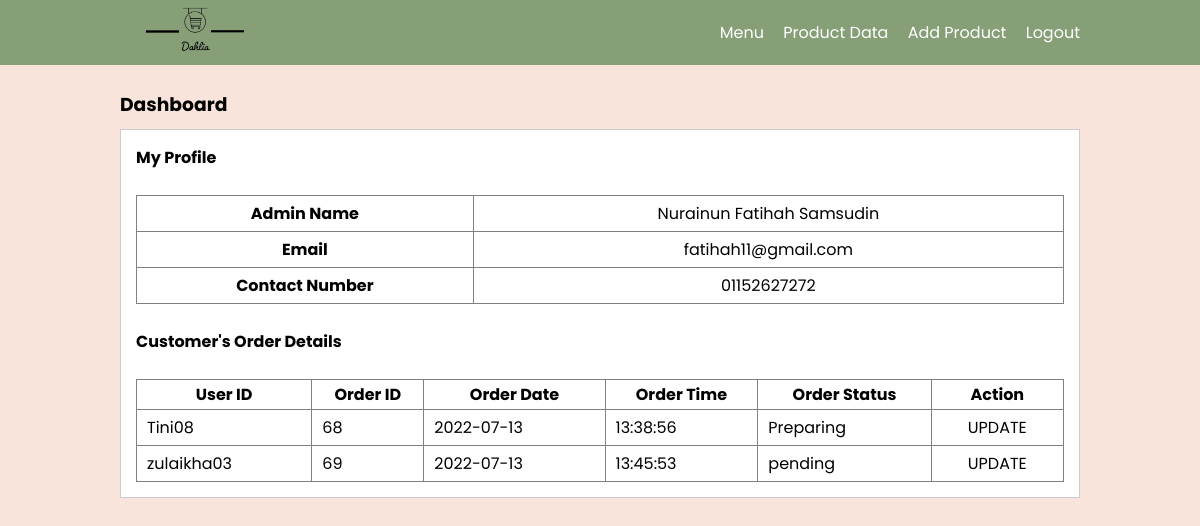
The page /menuAdmin.php on the database its author committed.
### tables this page shows
CREATE TABLE `cust_order` (
  `OrderID` int(15) NOT NULL,
  `UserID` varchar(15) NOT NULL,
  `OrderDate` date NOT NULL DEFAULT current_timestamp(),
  `OrderTime` time NOT NULL DEFAULT current_timestamp(),
  `OrderStatus` varchar(10) NOT NULL
);

### menuAdmin.php (the view, shortened to what this page needs)
<!DOCTYPE html>
<html>
<head>
  <link rel="stylesheet" type="text/css" href="css/style.css">
</head>
<body>
    <header>
      <div class="container">
        <a href="menuAdmin.php"><img src ="img/logo.png" width="150"></a>
        <ul>
          <li><a href="menuAdmin.php">Menu</a></li>
          <li><a href="product.php">Product Data</a></li>
          <li><a href="add-product.php">Add Product</a></li>
          <li><a href="logout.php">Logout</a></li>
        </ul>
      </div>
    </header>
    <div class="section">
      <div class="container">
        <h3>Dashboard</h3>
        <div class="box">
          <table border = "1" cellspacing="0" class="table">
            <h4>My Profile</h4><br>
              <?php
                include('dbconn.php');
                $sql = "SELECT * FROM admin";
                $result = $connect->query($sql);
                if ($result->num_rows > 0){
                  while($row = $result->fetch_assoc()){
                    echo "<tr><th>Admin Name</th><td><center>".$row['AdminFName']." ".$row['AdminLName']."</center></td></tr>";
                    echo "<tr><th>Email</th><td><center>".$row['AdminEmail']."</center></td></tr>";
                    echo "<tr><th>Contact Number</th><td><center>".$row['AdminContactNo']."</center></td></tr>";
                  }
                  echo "</table>";
                  include('cust-order.php');
                }
                else
                  echo "0 results";
              ?>
        </div>
      </div>
    </div>
</body>
</html>

### cust-order.php (shortened to what this page needs)
<br><h4>Customer's Order Details</h4><br>
<table border = "1" class="table">
  <thead>
    <tr>
      <th>User ID</th>
      <th>Order ID</th>
      <th>Order Date</th>
      <th>Order Time</th>
      <th>Order Status</th>
      <th>Action</th>
    </tr>
  </thead>
  <tbody>
    <?php
      include("dbconn.php");
      $sql = "SELECT * FROM cust_order";
      $result = $connect->query($sql);
      if ($result->num_rows > 0){
        while($row = $result->fetch_assoc()){
          echo "<tr>";
          echo "<td>".$row['UserID']."</td>";
          echo "<td>".$row['OrderID']."</td>";
          echo "<td>".$row['OrderDate']."</td>";
          echo "<td>".$row['OrderTime']."</td>";
          echo "<td>".$row['OrderStatus']."</td>";
    ?>
          <td align="center"><a href="status-form.php?id=<?php echo $row["UserID"]; ?>">UPDATE</a></td>
        <?php
          echo "</tr>";
        }
        echo "</table>";
      }
      ?>

### css/style.css (style rules this page uses)
* { padding:0; margin:0; font-family: 'Poppins', sans-serif; }
body { background-color: #f8f8f8; }
a { color: inherit; text-decoration: none; }
header { background-color: #869F77; color: #fff; }
header ul { float: right; }
header ul li { display: inline-block; }
header ul li a { padding:20px 0 20px 15px; display: inline-block; }
.container { width: 80%; margin:0 auto; }
.container:after { content: ''; display: block; clear: both; }
.section { padding:25px 0; }
.box { background-color: #fff; border:1px solid #ccc; padding:15px; box-sizing: border-box; margin:10px 0 25px 0; }
.box:after { content: ''; display: block; clear: both; }
.table { width: 100%; border-collapse: collapse; }
.table tr { height: 30px; }
.table tr td { padding:5px 10px; }
body { margin: 0; padding: 0px 0px; height: 100vh; background-size: cover; background-position: center center; position: relative; background-color: #f8e4db; box-sizing: border-box; }

### rows shown on the page
cust_order: UserID "Tini08", OrderID "68", OrderDate "2022-07-13", OrderTime "13:38:56", OrderStatus "Preparing"
cust_order: UserID "zulaikha03", OrderID "69", OrderDate "2022-07-13", OrderTime "13:45:53", OrderStatus "pending"

### other values the page prints
$row['AdminFName'] "Nurainun Fatihah"
$row['AdminLName'] "Samsudin"
$row['AdminEmail'] "fatihah11@gmail.com"
$row['AdminContactNo'] "01152627272"
